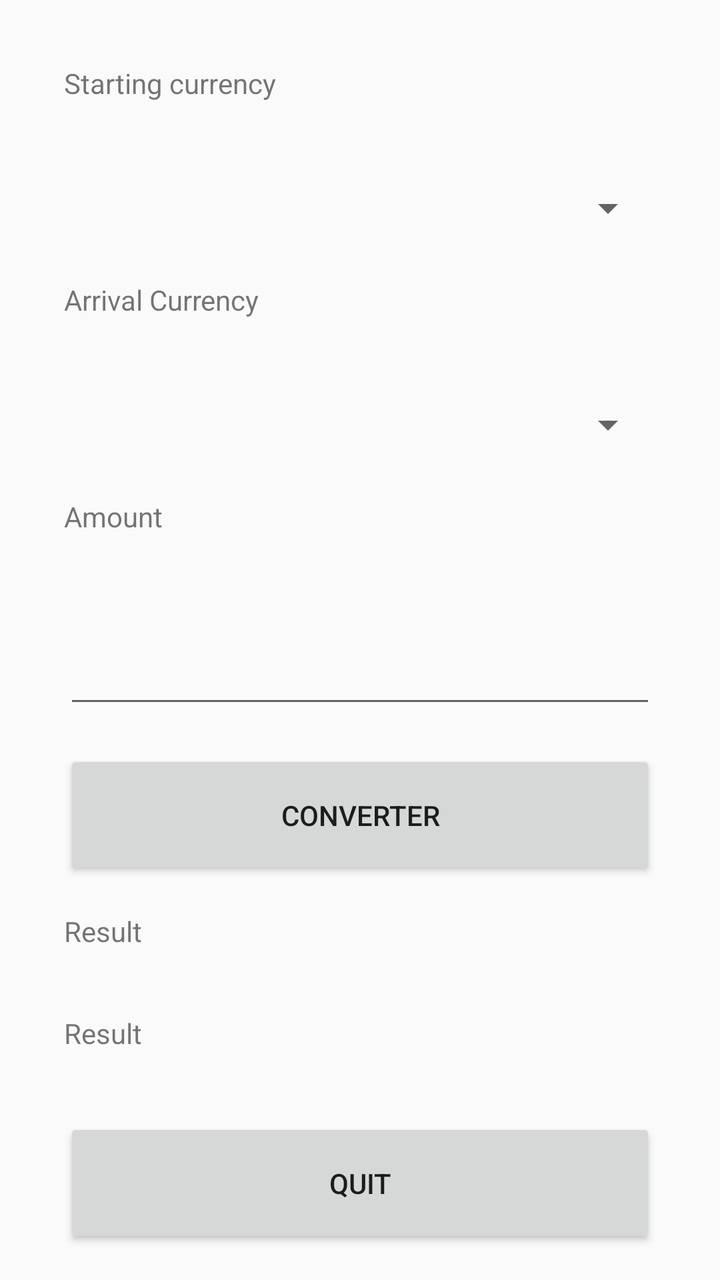
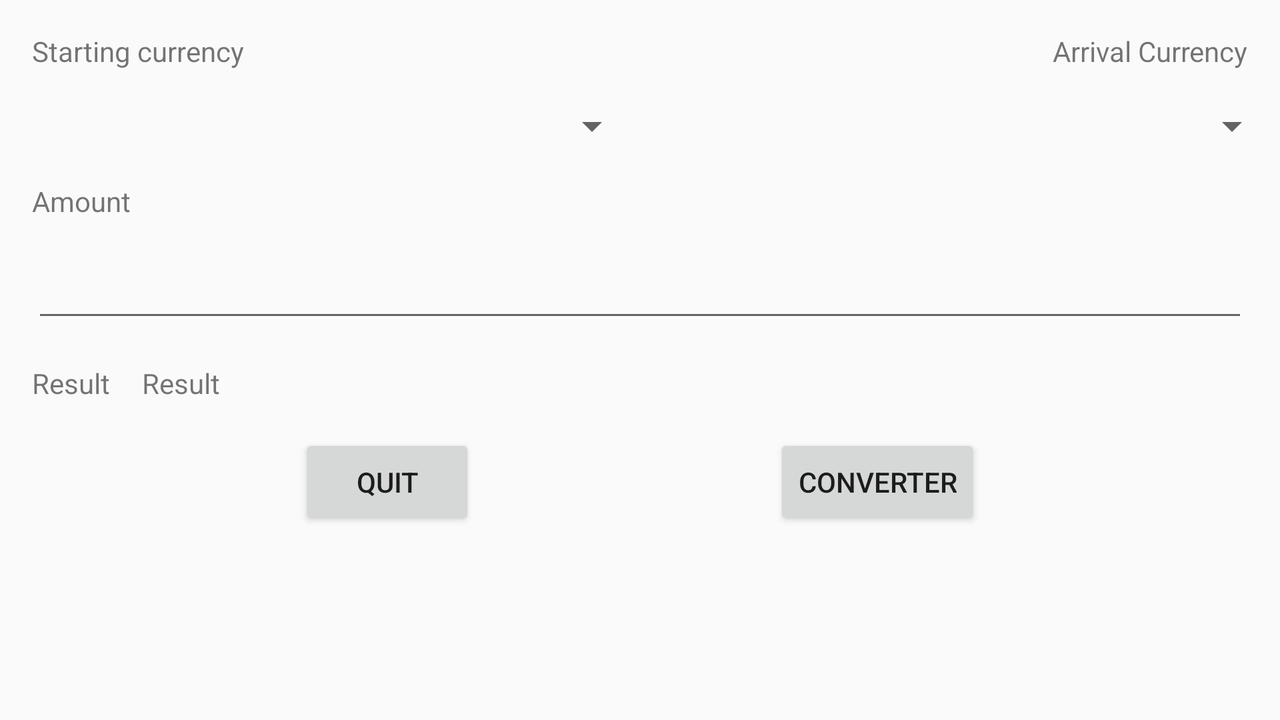

One screen, two layout resources from the same app: the default and the repository's alternative for another configuration. Each is rendered where Android would select it; the XML of both is given below.
<!-- AndroidManifest.xml: application theme AppTheme -->
<!-- res/layout/activity_convertisseur.xml -->
<?xml version="1.0" encoding="utf-8"?>
<android.support.constraint.ConstraintLayout xmlns:android="http://schemas.android.com/apk/res/android"
    xmlns:app="http://schemas.android.com/apk/res-auto"
    xmlns:tools="http://schemas.android.com/tools"
    android:layout_width="match_parent"
    android:layout_height="match_parent"
    tools:context="afpa.convertisseur.Convertisseur"
    tools:layout_editor_absoluteX="0dp"
    tools:layout_editor_absoluteY="25dp">

    <LinearLayout
        style="@style/Afpa"
        android:layout_width="0dp"
        android:layout_height="0dp"
        android:layout_marginBottom="16dp"
        android:layout_marginLeft="16dp"
        android:layout_marginRight="16dp"
        android:layout_marginTop="16dp"
        android:orientation="vertical"
        app:layout_constraintBottom_toBottomOf="parent"
        app:layout_constraintLeft_toLeftOf="parent"
        app:layout_constraintRight_toRightOf="parent"
        app:layout_constraintTop_toTopOf="parent">

        <TextView
            android:id="@+id/tvDeviseDep"
            android:layout_width="match_parent"
            android:layout_height="wrap_content"
            android:layout_marginEnd="16dp"
            android:layout_marginLeft="16dp"
            android:layout_marginRight="16dp"
            android:layout_marginStart="16dp"
            android:layout_marginTop="16dp"
            android:layout_weight="1"
            android:text="@string/start_money"
            app:layout_constraintLeft_toLeftOf="parent"
            app:layout_constraintRight_toRightOf="parent"
            app:layout_constraintTop_toTopOf="parent" />

        <Spinner
            android:id="@+id/spinDeviseDepart"
            android:layout_width="match_parent"
            android:layout_height="wrap_content"
            android:layout_marginEnd="16dp"
            android:layout_marginLeft="16dp"
            android:layout_marginRight="16dp"
            android:layout_marginStart="16dp"
            android:layout_marginTop="16dp"
            android:layout_weight="1"
            android:entries="@array/listeDevises"
            app:layout_constraintLeft_toLeftOf="parent"
            app:layout_constraintRight_toRightOf="parent"
            app:layout_constraintTop_toBottomOf="@+id/tvDeviseDep" />

        <TextView
            android:id="@+id/tvDeviseArriv"
            android:layout_width="match_parent"
            android:layout_height="wrap_content"
            android:layout_marginEnd="16dp"
            android:layout_marginLeft="16dp"
            android:layout_marginRight="16dp"
            android:layout_marginStart="16dp"
            android:layout_marginTop="16dp"
            android:layout_weight="1"
            android:text="@string/end_money"
            app:layout_constraintHorizontal_bias="0.48"
            app:layout_constraintLeft_toLeftOf="parent"
            app:layout_constraintRight_toRightOf="parent"
            app:layout_constraintTop_toBottomOf="@+id/spinDeviseDepart" />

        <Spinner
            android:id="@+id/spinDeviseArrivee"
            android:layout_width="match_parent"
            android:layout_height="wrap_content"
            android:layout_marginEnd="16dp"
            android:layout_marginLeft="16dp"
            android:layout_marginRight="16dp"
            android:layout_marginStart="16dp"
            android:layout_marginTop="16dp"
            android:layout_weight="1"
            android:entries="@array/listeDevises"
            app:layout_constraintHorizontal_bias="0.0"
            app:layout_constraintLeft_toLeftOf="parent"
            app:layout_constraintRight_toRightOf="parent"
            app:layout_constraintTop_toBottomOf="@+id/tvDeviseArriv" />

        <TextView
            android:id="@+id/tvMontant"
            android:layout_width="match_parent"
            android:layout_height="wrap_content"
            android:layout_marginEnd="16dp"
            android:layout_marginLeft="16dp"
            android:layout_marginRight="16dp"
            android:layout_marginStart="16dp"
            android:layout_marginTop="16dp"
            android:layout_weight="1"
            android:text="@string/amount"
            app:layout_constraintLeft_toLeftOf="parent"
            app:layout_constraintRight_toRightOf="parent"
            app:layout_constraintTop_toBottomOf="@+id/spinDeviseArrivee" />

        <EditText
            android:id="@+id/editMontant"
            android:layout_width="match_parent"
            android:layout_height="42dp"
            android:layout_marginEnd="16dp"
            android:layout_marginLeft="16dp"
            android:layout_marginRight="16dp"
            android:layout_marginStart="16dp"
            android:layout_marginTop="16dp"
            android:layout_weight="1"
            android:ems="10"
            android:inputType="number|numberDecimal"
            app:layout_constraintLeft_toLeftOf="parent"
            app:layout_constraintRight_toRightOf="parent"
            app:layout_constraintTop_toBottomOf="@+id/tvMontant" />

        <Button
            android:id="@+id/btn_conv"
            android:layout_width="match_parent"
            android:layout_height="wrap_content"
            android:layout_marginEnd="16dp"
            android:layout_marginLeft="16dp"
            android:layout_marginRight="16dp"
            android:layout_marginStart="16dp"
            android:layout_marginTop="16dp"
            android:layout_weight="1"
            android:onClick="onClick"
            android:text="@string/btn_conv"
            app:layout_constraintHorizontal_bias="0.503"
            app:layout_constraintLeft_toLeftOf="parent"
            app:layout_constraintRight_toRightOf="parent"
            app:layout_constraintTop_toBottomOf="@+id/editMontant" />

        <TextView
            android:id="@+id/tvTitreResut"
            android:layout_width="match_parent"
            android:layout_height="wrap_content"
            android:layout_marginEnd="16dp"
            android:layout_marginLeft="16dp"
            android:layout_marginRight="16dp"
            android:layout_marginStart="16dp"
            android:layout_marginTop="16dp"
            android:layout_weight="1"
            android:text="@string/result"
            app:layout_constraintHorizontal_bias="0.503"
            app:layout_constraintLeft_toLeftOf="parent"
            app:layout_constraintRight_toRightOf="parent"
            app:layout_constraintTop_toBottomOf="@+id/btn_conv" />

        <TextView
            android:id="@+id/tvResultat"
            android:layout_width="match_parent"
            android:layout_height="wrap_content"
            android:layout_marginEnd="16dp"
            android:layout_marginLeft="16dp"
            android:layout_marginRight="16dp"
            android:layout_marginStart="16dp"
            android:layout_marginTop="15dp"
            android:layout_weight="1"
            android:text="@string/result"
            app:layout_constraintHorizontal_bias="0.503"
            app:layout_constraintLeft_toLeftOf="parent"
            app:layout_constraintRight_toRightOf="parent"
            app:layout_constraintTop_toBottomOf="@+id/tvTitreResut" />

        <Button
            android:id="@+id/btn_quit"
            android:layout_width="match_parent"
            android:layout_height="wrap_content"
            android:layout_marginEnd="16dp"
            android:layout_marginLeft="16dp"
            android:layout_marginRight="16dp"
            android:layout_marginStart="16dp"
            android:layout_marginTop="16dp"
            android:layout_weight="1"
            android:onClick="onQuit"
            android:text="@string/btn_quit"
            app:layout_constraintLeft_toLeftOf="parent"
            app:layout_constraintRight_toRightOf="parent"
            app:layout_constraintTop_toBottomOf="@+id/tvResultat" />
    </LinearLayout>

</android.support.constraint.ConstraintLayout>
<!-- resources referenced by this layout -->
<resources>
  <string-array name="listeDevises">
          <item />
          <item>Livre</item>
          <item>Euro</item>
          <item>Francs CFA</item>
          <item>Dollars US</item>
          <item>Yen</item>
          <item>Dirham</item>
      </string-array>
  <string name="amount">Amount</string>
  <string name="btn_conv">Converter</string>
  <string name="btn_quit">Quit</string>
  <string name="end_money">Arrival Currency</string>
  <string name="result">Result</string>
  <string name="start_money">Starting currency</string>
  <style name="AppTheme" parent="Theme.AppCompat.Light.NoActionBar">
          
          <item name="colorPrimary">@android:color/holo_blue_light</item>
          <item name="colorPrimaryDark">@android:color/holo_blue_dark</item>
          <item name="colorAccent">@android:color/holo_orange_light</item>
      </style>
</resources>
<!-- res/layout-land/activity_convertisseur.xml (the repository's variant of the layout above) -->
<!-- drawn on the phone turned sideways -->
<?xml version="1.0" encoding="utf-8"?>
<android.support.constraint.ConstraintLayout xmlns:android="http://schemas.android.com/apk/res/android"
    xmlns:app="http://schemas.android.com/apk/res-auto"
    xmlns:tools="http://schemas.android.com/tools"
    style="@style/Afpa"
    android:layout_width="match_parent"
    android:layout_height="match_parent"
    tools:context="afpa.convertisseur.Convertisseur"
    tools:layout_editor_absoluteX="0dp"
    tools:layout_editor_absoluteY="73dp">

    <TextView
        android:id="@+id/tvDeviseDep"
        android:layout_width="wrap_content"
        android:layout_height="wrap_content"
        android:layout_marginLeft="16dp"
        android:layout_marginStart="16dp"
        android:layout_marginTop="16dp"
        android:layout_weight="1"
        android:text="@string/start_money"
        app:layout_constraintLeft_toLeftOf="parent"
        app:layout_constraintTop_toTopOf="parent" />

    <Spinner
        android:id="@+id/spinDeviseDepart"
        android:layout_width="0dp"
        android:layout_height="wrap_content"
        android:layout_marginTop="16dp"
        android:layout_weight="1"
        android:entries="@array/listeDevises"
        app:layout_constraintLeft_toLeftOf="parent"
        app:layout_constraintRight_toLeftOf="@+id/spinDeviseArrivee"
        app:layout_constraintTop_toBottomOf="@+id/tvDeviseDep" />

    <TextView
        android:id="@+id/tvDeviseArriv"
        android:layout_width="wrap_content"
        android:layout_height="wrap_content"
        android:layout_marginEnd="16dp"
        android:layout_marginRight="16dp"
        android:layout_marginTop="16dp"
        android:layout_weight="1"
        android:text="@string/end_money"
        app:layout_constraintRight_toRightOf="parent"
        app:layout_constraintTop_toTopOf="parent" />

    <Spinner
        android:id="@+id/spinDeviseArrivee"
        android:layout_width="0dp"
        android:layout_height="wrap_content"
        android:layout_marginTop="16dp"
        android:layout_weight="1"
        android:entries="@array/listeDevises"
        app:layout_constraintLeft_toRightOf="@+id/spinDeviseDepart"
        app:layout_constraintRight_toRightOf="parent"
        app:layout_constraintTop_toBottomOf="@+id/tvDeviseArriv" />

    <TextView
        android:id="@+id/tvMontant"
        android:layout_width="wrap_content"
        android:layout_height="wrap_content"
        android:layout_marginLeft="16dp"
        android:layout_marginStart="16dp"
        android:layout_marginTop="16dp"
        android:layout_weight="1"
        android:text="@string/amount"
        app:layout_constraintLeft_toLeftOf="parent"
        app:layout_constraintTop_toBottomOf="@+id/spinDeviseDepart" />

    <EditText
        android:id="@+id/editMontant"
        android:layout_width="0dp"
        android:layout_height="42dp"
        android:layout_marginEnd="16dp"
        android:layout_marginLeft="16dp"
        android:layout_marginRight="16dp"
        android:layout_marginStart="16dp"
        android:layout_marginTop="14dp"
        android:layout_weight="1"
        android:ems="10"
        android:inputType="number|numberDecimal"
        app:layout_constraintHorizontal_bias="0.0"
        app:layout_constraintLeft_toLeftOf="parent"
        app:layout_constraintRight_toRightOf="parent"
        app:layout_constraintTop_toBottomOf="@+id/tvMontant" />

    <TextView
        android:id="@+id/tvTitreResut"
        android:layout_width="wrap_content"
        android:layout_height="wrap_content"
        android:layout_marginLeft="16dp"
        android:layout_marginStart="16dp"
        android:layout_marginTop="16dp"
        android:layout_weight="1"
        android:text="@string/result"
        app:layout_constraintLeft_toLeftOf="parent"
        app:layout_constraintTop_toBottomOf="@+id/editMontant" />

    <TextView
        android:id="@+id/tvResultat"
        android:layout_width="0dp"
        android:layout_height="wrap_content"
        android:layout_marginEnd="16dp"
        android:layout_marginLeft="16dp"
        android:layout_marginRight="8dp"
        android:layout_marginStart="16dp"
        android:layout_marginTop="16dp"
        android:layout_weight="1"
        android:text="@string/result"
        app:layout_constraintLeft_toRightOf="@+id/tvTitreResut"
        app:layout_constraintRight_toRightOf="parent"
        app:layout_constraintTop_toBottomOf="@+id/editMontant" />

    <Button
        android:id="@+id/btn_conv"
        android:layout_width="wrap_content"
        android:layout_height="wrap_content"
        android:layout_marginBottom="16dp"
        android:layout_marginTop="16dp"
        android:layout_weight="1"
        android:onClick="onClick"
        android:text="@string/btn_conv"
        app:layout_constraintBottom_toBottomOf="parent"
        app:layout_constraintLeft_toRightOf="@+id/btn_quit"
        app:layout_constraintRight_toRightOf="parent"
        app:layout_constraintTop_toBottomOf="@+id/tvResultat"
        app:layout_constraintVertical_bias="0.0" />

    <Button
        android:id="@+id/btn_quit"
        android:layout_width="wrap_content"
        android:layout_height="wrap_content"
        android:layout_marginBottom="16dp"
        android:layout_marginTop="16dp"
        android:layout_weight="1"
        android:onClick="onQuit"
        android:text="@string/btn_quit"
        app:layout_constraintBottom_toBottomOf="parent"
        app:layout_constraintLeft_toLeftOf="parent"
        app:layout_constraintRight_toLeftOf="@+id/btn_conv"
        app:layout_constraintTop_toBottomOf="@+id/tvResultat"
        app:layout_constraintVertical_bias="0.0" />

</android.support.constraint.ConstraintLayout>
